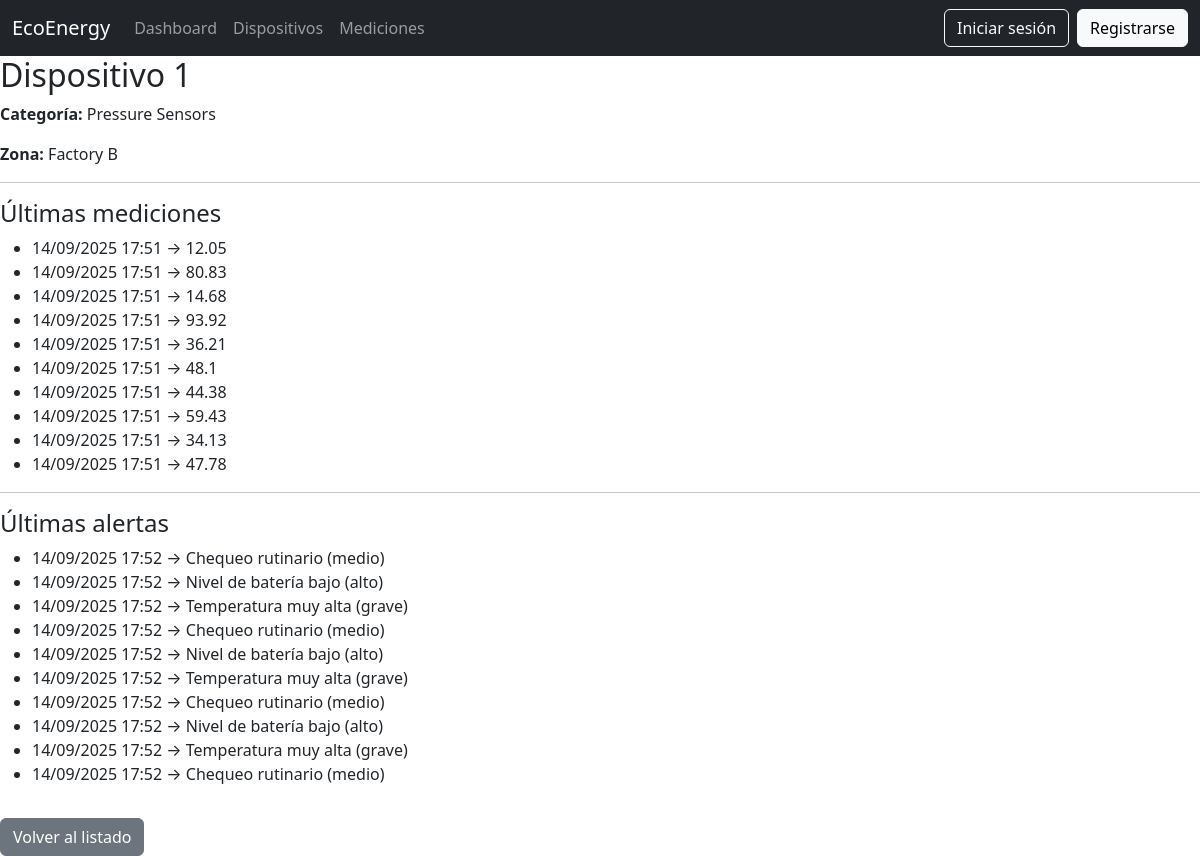
Page /devices/11/ on the earlier database version.
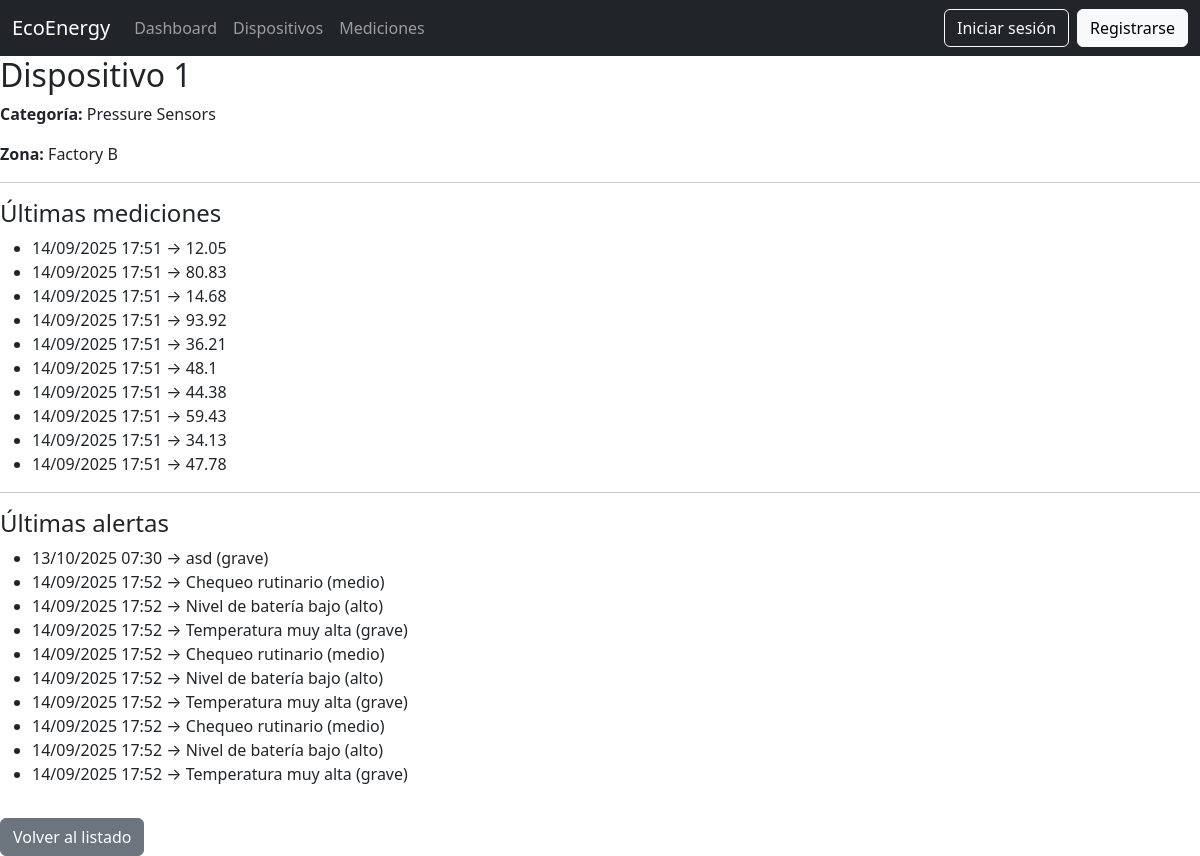
Same page on the later database version.
### core/models.py (models this page shows, shortened)
class Measurement(models.Model):
    device = models.ForeignKey(Device, on_delete=models.CASCADE)
    value = models.FloatField()
    created_at = models.DateTimeField(auto_now_add=True)
    updated_at = models.DateTimeField(auto_now=True)
    deleted_at = models.DateTimeField(null=True, blank=True)

class Alert(models.Model):
    PRIORITY_CHOICES = [
        ("grave", "Grave"),
        ("alto", "Alto"),
        ("medio", "Mediano"),
    ]
    device = models.ForeignKey("Device", on_delete=models.CASCADE)
    message = models.TextField()
    priority = models.CharField(max_length=10, choices=PRIORITY_CHOICES, default="medio")
    created_at = models.DateTimeField(auto_now_add=True)

### core/views.py (the view)
# urls.py: path("devices/<int:device_id>/", views.device_detail, name="device_detail"),
def device_detail(request, device_id):
    device = get_object_or_404(Device, id=device_id)
    measurements = Measurement.objects.filter(device=device).order_by("-created_at")[:20]
    alerts = Alert.objects.filter(device=device).order_by("-created_at")[:10]
    context = {
        "device": device,
        "measurements": measurements,
        "alerts": alerts,
    }
    return render(request, "core/device_detail.html", context)

### core/templates/core/device_detail.html (shortened to what this page needs)
{% extends "base.html" %}
{% block content %}
<h2>{{ device.name }}</h2>
<p><strong>Categoría:</strong> {{ device.category.name }}</p>
<p><strong>Zona:</strong> {{ device.zone.name }}</p>
<hr>
<h4>Últimas mediciones</h4>
<ul>
    {% for m in measurements %}
        <li>{{ m.created_at|date:"d/m/Y H:i" }} → {{ m.value }}</li>
    {% empty %}
        <li>No hay mediciones registradas.</li>
    {% endfor %}
</ul>
<hr>
<h4>Últimas alertas</h4>
<ul>
    {% for a in alerts %}
        <li>{{ a.created_at|date:"d/m/Y H:i" }} → {{ a.message }} ({{ a.priority }})</li>
    {% empty %}
        <li>No hay alertas registradas.</li>
    {% endfor %}
</ul>
<a href="{% url 'device_list' %}" class="btn btn-secondary mt-3">Volver al listado</a>
{% endblock %}

Differences in the rows shown:
no longer on this page (row unchanged): Alert: created_at "14/09/2025 17:52", message "Chequeo rutinario", priority "medio"
added Alert: created_at "13/10/2025 07:30", message "asd", priority "grave"
